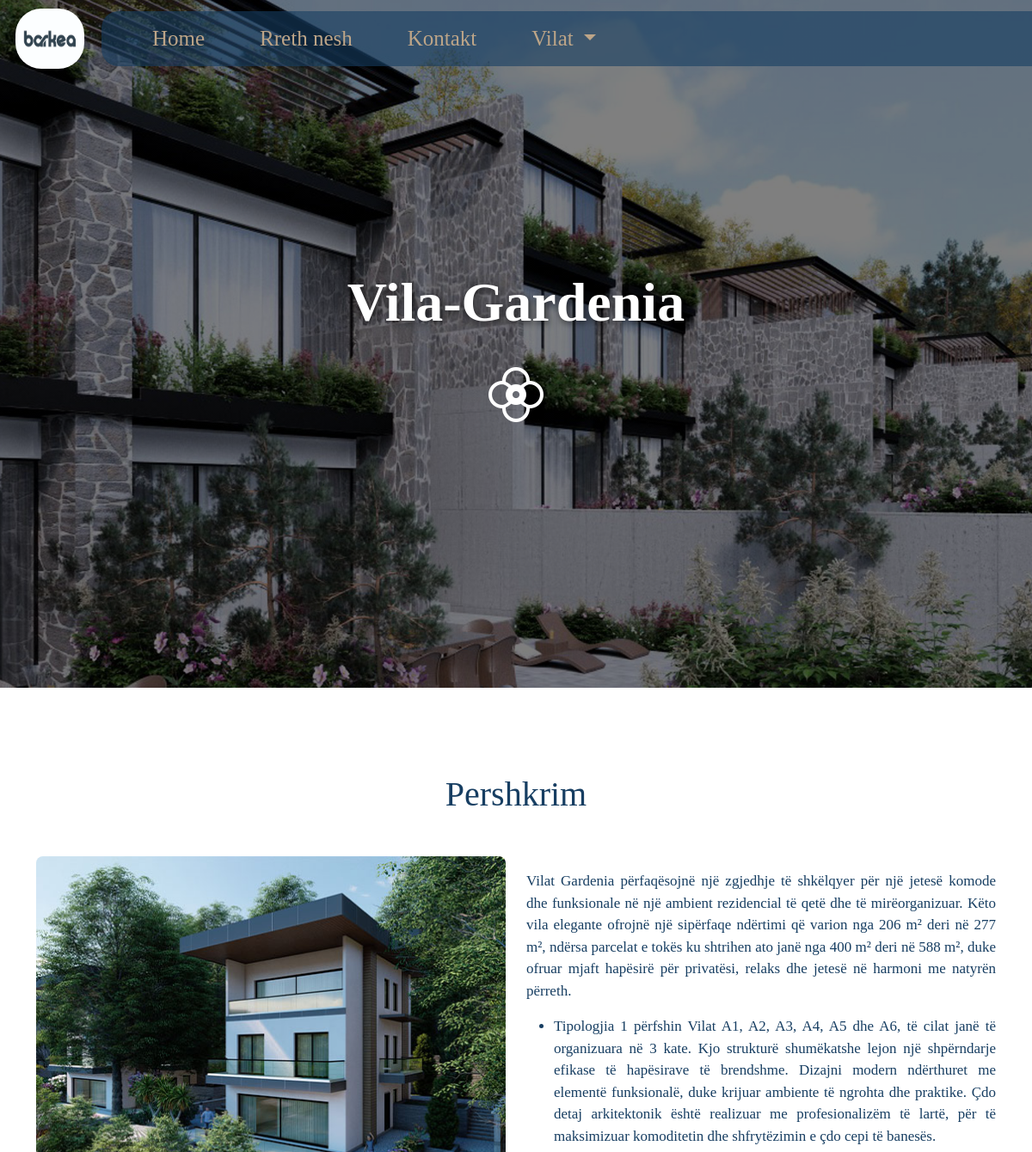
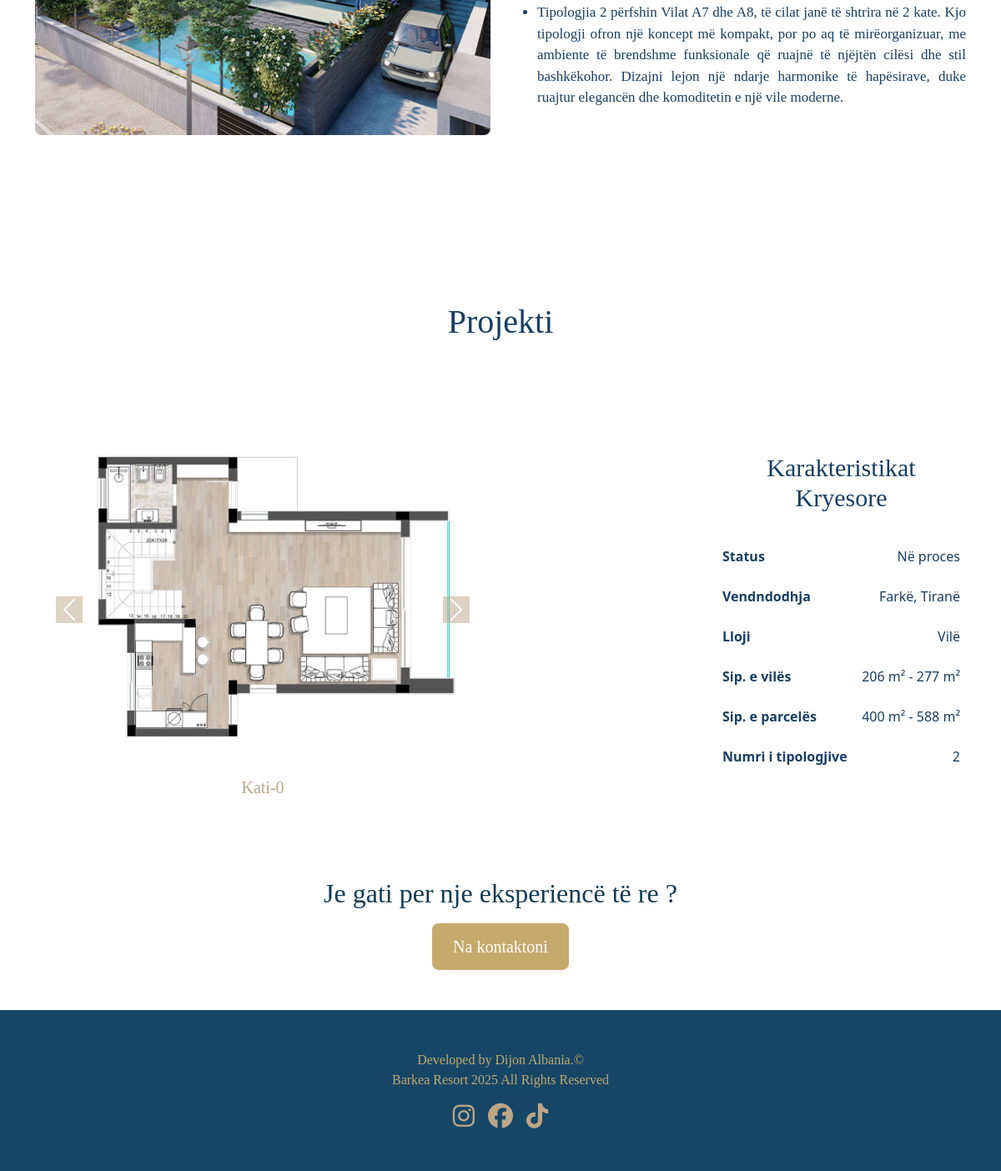
/Gardenia/, run on the app's committed database (2 pictures, top to bottom).
### Barkea_App/models.py (models this page shows, shortened)
class Vilat(models.Model):
    main_title=models.CharField(max_length=100, null=True, blank=True)
    title=models.CharField(max_length=100)
    image=models.ImageField(upload_to='vilat/')
    description=models.TextField()
    sub_description1=models.TextField()
    sub_description2=models.TextField()
    status=models.CharField(max_length=50)
    vendndodhja=models.CharField(max_length=50)
    lloji=models.CharField(max_length=50)
    sip_vila=models.CharField(max_length=50)
    sip_parcela=models.CharField(max_length=50)
    numri_tipologjive=models.CharField(max_length=50)
    kati_0_img=models.ImageField(upload_to='vilat/')
    kati_1_img=models.ImageField(upload_to='vilat/')
    kati_2_img=models.ImageField(upload_to='vilat/')
    slug=models.SlugField(unique=True, max_length=50, null=True, blank=True)

### Barkea_App/views.py (the view)
# urls.py: path('<slug:vila_slug>/', views.vila_view, name='vilat'),
def vila_view(request, vila_slug):
    footer = Footer.objects.first()
    vila = Vilat.objects.get(slug=vila_slug)
    vilat = Vilat.objects.all()
    return render(request, 'vilat.html', {'vila': vila, 'vilat': vilat, 'footer': footer})

### Barkea_App/templates/vilat.html (shortened to what this page needs)
{% load static %}
<!DOCTYPE html>
<html lang="en">
<head>
    <link href="https://cdn.jsdelivr.net/npm/bootstrap@5.3.6/dist/css/bootstrap.min.css" rel="stylesheet"
>
    <link rel="stylesheet" href="https://cdn.jsdelivr.net/npm/bootstrap-icons@1.10.5/font/bootstrap-icons.css">
    <link rel="stylesheet" href="https://cdnjs.cloudflare.com/ajax/libs/animate.css/4.1.1/animate.min.css" />
    <link href="https://cdn.jsdelivr.net/npm/aos@2.3.4/dist/aos.css" rel="stylesheet">
    <link rel="stylesheet" href="{% static 'CSS/vilat.css' %}">
    <link rel="stylesheet" href="https://cdnjs.cloudflare.com/ajax/libs/font-awesome/6.5.1/css/all.min.css">
</head>
<body>
    <div id="hero-section">
    <div id="navBox" class="mb-5">
        <a class="navbar-brand" href="#">
            <img src="{% static "img/barkealogo.jpg" %}" alt="Avatar Logo" class="siteLogo">
        </a>
        <nav id="navBar" class="navbar fluid navbar-expand-sm animate__animated animate__fadeInRight">
            <div class="container-fluid d-flex justify-content-between align-items-center">
                <div class="collapse navbar-collapse" id="navbarLinks">
                    <ul class="navbar-nav me-auto">
                        <li class="nav-item mx-4">
                            <a class="nav-link" href="{% url "home" %}">Home</a>
                        </li>
                        <li class="nav-item mx-4">
                            <a class="nav-link" href="{% url "about" %}">Rreth nesh</a>
                        </li>
                        <li class="nav-item mx-4">
                            <a class="nav-link" href="{% url "contact" %}">Kontakt</a>
                        </li>
                        <li class="nav-item dropdown mx-4">
                            <a class="nav-link dropdown-toggle" href="#" role="button" data-bs-toggle="dropdown"
                                aria-expanded="false">
                                Vilat
                            </a>
                        </li>
                    </ul>
                </div>
            </div>
        </nav>
    </div>
    <div class="hero-text d-flex flex-column align-items-center justify-content-center">
        <h1 class="hero-header animate__animated animate__fadeInDown">{{ vila.title }}</h1>
        <i class="bi bi-flower2" style="font-size: 4rem;"></i>
    </div>
</div>
   <div class="container1 container" data-aos="fade-up">
    <div class="row align-items-center">
        <h1 class="text-center header mb-5">Pershkrim</h1>
        <div class="col-lg-6 d-flex justify-content-center">
          <img class="rounded-3" src="{{ vila.image.url }}" alt="Vila Rose Image" style="max-width: 100%; height: auto;">
        </div>
        <div class="col-lg-6">
            <p class="paragraph">
                {{ vila.description }}
            </p>
            <ul>
                <li class="paragraph mb-2">{{ vila.sub_description1 }}</li>
                <li class="paragraph">{{ vila.sub_description2 }}</li>
            </ul>
        </div>
    </div>
</div>
    <div class="container" data-aos="fade-up">
    <h1 class="header text-center mb-5">Projekti</h1>
        <div class="projekti row">
            <div class="col-lg-6">
                <div id="carouselExampleCaptions" class="carousel slide">
                    <div class="carousel-indicators">
                        <button type="button" data-bs-target="#carouselExampleCaptions" data-bs-slide-to="0"
                            class="active" aria-current="true" aria-label="Slide 1"></button>
                        <button type="button" data-bs-target="#carouselExampleCaptions" data-bs-slide-to="1"
                            aria-label="Slide 2"></button>
                        <button type="button" data-bs-target="#carouselExampleCaptions" data-bs-slide-to="2"
                            aria-label="Slide 3"></button>
                        <button type="button" data-bs-target="#carouselExampleCaptions" data-bs-slide-to="3"
                            aria-label="Slide 4"></button>
                    </div>
                    <div class="carousel-inner">
                        <div class="carousel-item active">
                            <img src="{{vila.kati_0_img.url}}" class="d-block w-100" alt="...">
                            <div class="carousel-caption d-none d-md-block">
                                <h5>Kati-0</h5>
                            </div>
                        </div>
                    </div>
                    <button class="carousel-control-prev" type="button" data-bs-target="#carouselExampleCaptions"
                        data-bs-slide="prev">
                        <span class="carousel-control-prev-icon" aria-hidden="true"></span>
                    </button>
                    <button class="carousel-control-next" type="button" data-bs-target="#carouselExampleCaptions"
                        data-bs-slide="next">
                        <span class="carousel-control-next-icon" aria-hidden="true"></span>
                    </button>
                </div>
            </div>
            <div class="col-lg-3 p-0 mx-3">
                <h3 class="subheader text-center">Karakteristikat Kryesore</h3>
                <li class="d-flex justify-content-between mb-4">
                    <span style="font-weight: bolder;">Status</span>
                    <span>{{vila.status}}</span>
                </li>
                <li class="d-flex justify-content-between mt-4">
                    <span style="font-weight: bolder;">Vendndodhja</span>
                    <span>{{vila.vendndodhja}}</span>
                </li>
                <li class="d-flex justify-content-between my-4">
                    <span style="font-weight: bolder;">Lloji</span>
                    <span>{{vila.lloji}}</span>
                </li>
                <li class="d-flex justify-content-between mb-4">
                    <span style="font-weight: bolder;">Sip. e vilës</span>
                    <span>{{vila.sip_vila}}</span>
                </li>
                <li class="d-flex justify-content-between mb-4">
                    <span style="font-weight: bolder;">Sip. e parcelës</span>
                    <span>{{vila.sip_parcela}}</span>
                </li>
                <li class="d-flex justify-content-between mt-4">
                    <span style="font-weight: bolder;">Numri i tipologjive</span>
                    <span>{{vila.numri_tipologjive}}</span>
                </li>
            </div>
        </div>
    </div>
    <div class="text-center py-5" data-aos="fade-up">
      <h2 class="mb-3">Je gati per nje eksperiencë të re ?</h2>
      <a href="{% url 'contact' %}" class="btn btn-lg">Na kontaktoni</a>
    </div>
<footer id="footer" class="text-center text-lg-start py-5">
  <div class="container">
	<div class="row text-center">
		<label class="p-0">Developed by Dijon Albania.©</label>
		<label class="p-0">Barkea Resort <span id="year"></span> All Rights Reserved</label>
		<div class="d-flex justify-content-center align-items-center flex-row g-3">
		<a href="{{ footer.instagram }}" target="_blank">
			<i class="fa-brands fa-instagram mx-2"></i>
		</a>
		<a href="{{ footer.facebook }}" target="_blank">
			<i class="fa-brands fa-facebook mx-2"></i>
		</a>
		<a href="{{ footer.tiktok }}" target="_blank">
			<i class="fa-brands fa-tiktok mx-2"></i>
		</a>
		</div>
	</div>
  </div>
</footer>
</body>
</html>

### Barkea_App/static/CSS/vilat.css (style rules this page uses)
body { overflow-x: hidden; }
#hero-section { background: linear-gradient(rgba(0, 0, 0, 0.5), rgba(0, 0, 0, 0.5)), url("../img/rose-cover.jpg") no-repeat center center/cover; background-repeat: no-repeat; height: 100vh; position: relative; color: white; display: flex; flex-direction: column; align-items: flex-start; row-gap: 120px; padding-left: 1.5%; }
.hero-text { position: absolute; top: 50%; left: 50%; transform: translate(-50%, -50%); display: flex; justify-content: center; align-items: center; text-align: center; padding: 20px 40px; border-radius: 8px; }
.container1 { margin-top: 100px; margin-bottom: 200px; }
.projekti { display: flex; align-items: center; flex-direction: row; column-gap: 250px; }
.hero-header { font-size: 4rem; font-weight: 700; line-height: 1.2; margin: 20px 0; font-family: Cambria, Cochin, Georgia, Times, 'Times New Roman', serif; border-radius: 10px; text-shadow: 2px 2px 8px rgba(0, 0, 0, 0.7); }
#navBox { display: flex; align-items: center; justify-content: space-between; gap: 20px; width: 100%; padding-top: 10px; }
#navBar { flex-grow: 1; border-top-left-radius: 20px; border-bottom-left-radius: 20px; padding: 5px 15px; background-color: #173e629a; z-index: 1050; }
.navbar-nav { margin: 0 !important; }
.siteLogo { border-radius:30px; width: 80px; height: 70px; }
.nav-link { font-size: 25px; transition: 0.3s; color: #BDA588 !important; font-family: Cambria, Cochin, Georgia, Times, 'Times New Roman', serif; }
.header { font-size: 40px; color: #173e62; font-family: Cambria, Cochin, Georgia, Times, 'Times New Roman', serif; }
.subheader { font-size: 30px; color: #173e62; margin-bottom: 40px; font-family: Cambria, Cochin, Georgia, Times, 'Times New Roman', serif; }
span { color: #173e62 }
.paragraph { font-size: 17px; text-align: justify; color: #173e62; font-family: Cambria, Cochin, Georgia, Times, 'Times New Roman', serif; }
.btn { background-color: #c6a96d; font-family:Cambria, Cochin, Georgia, Times, 'Times New Roman', serif ; color: white; padding-top: 12px; padding-bottom: 12px; padding-right: 24px; padding-left: 24px; }
.carousel-control-prev-icon, .carousel-control-next-icon { background-color: #BDA588; }
h5 { color: #BDA588; font-family: Cambria, Cochin, Georgia, Times, 'Times New Roman', serif; }
h2 { color:#113b57; font-family: Cambria, Cochin, Georgia, Times, 'Times New Roman', serif; }
#year { color:#BDA588; }
#footer { bottom: 0; left: 0; right: 0; padding-top: 10px; padding-bottom: 10px; background-color: #154666; color: #c6a96d; text-align: center; font-family: Cambria, Cochin, Georgia, Times, 'Times New Roman', serif; }
i.fa-instagram, .fa-facebook, .fa-tiktok { font-size: 30px; }
a { color: #BDA588; }

### data on the page
Vilat: title "Vila-Gardenia", image (picture), description "Vilat Gardenia përfaqësojnë një zgjedhje të shkëlqyer për një jetesë komode dhe funksionale në një ambient rezidencial të qetë dhe të mirëorganizuar. Këto vila elegante ofrojnë një sipërfaqe ndërtimi që varion nga 206 m² deri në 277 m², ndërsa parcelat e tokës ku shtrihen ato janë nga 400 m² deri në 588 m², duke ofruar mjaft hapësirë për privatësi, relaks dhe jetesë në harmoni me natyrën përreth.", sub_description1 "Tipologjia 1 përfshin Vilat A1, A2, A3, A4, A5 dhe A6, të cilat janë të organizuara në 3 kate. Kjo strukturë shumëkatshe lejon një shpërndarje efikase të hapësirave të brendshme. Dizajni modern ndërthuret me elementë funksionalë, duke krijuar ambiente të ngrohta dhe praktike. Çdo detaj arkitektonik është realizuar me profesionalizëm të lartë, për të maksimizuar komoditetin dhe shfrytëzimin e çdo cepi të banesës.", sub_description2 "Tipologjia 2 përfshin Vilat A7 dhe A8, të cilat janë të shtrira në 2 kate. Kjo tipologji ofron një koncept më kompakt, por po aq të mirëorganizuar, me ambiente të brendshme funksionale që ruajnë të njëjtën cilësi dhe stil bashkëkohor. Dizajni lejon një ndarje harmonike të hapësirave, duke ruajtur elegancën dhe komoditetin e një vile moderne.", kati_0_img (picture), status "Në proces", vendndodhja "Farkë, Tiranë", lloji "Vilë", sip_vila "206 m² - 277 m²", sip_parcela "400 m² - 588 m²", numri_tipologjive "2"
